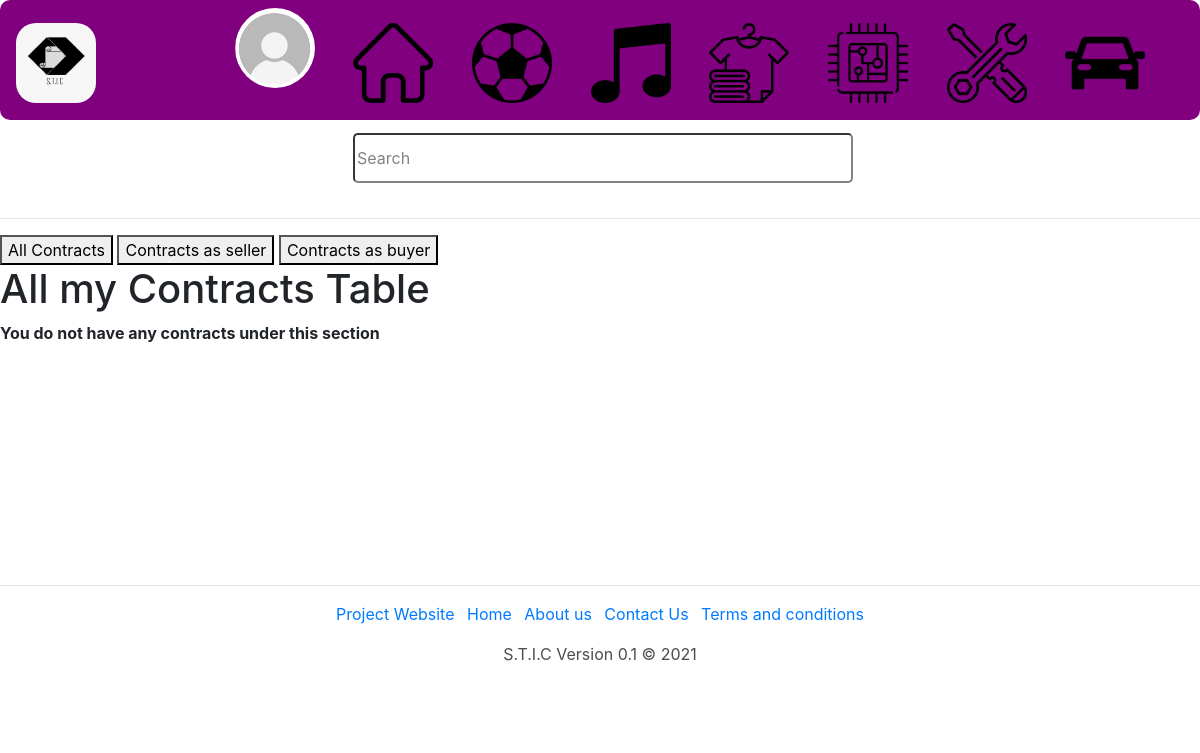
The app's page /MyContractsPage.php (signed in), older data.
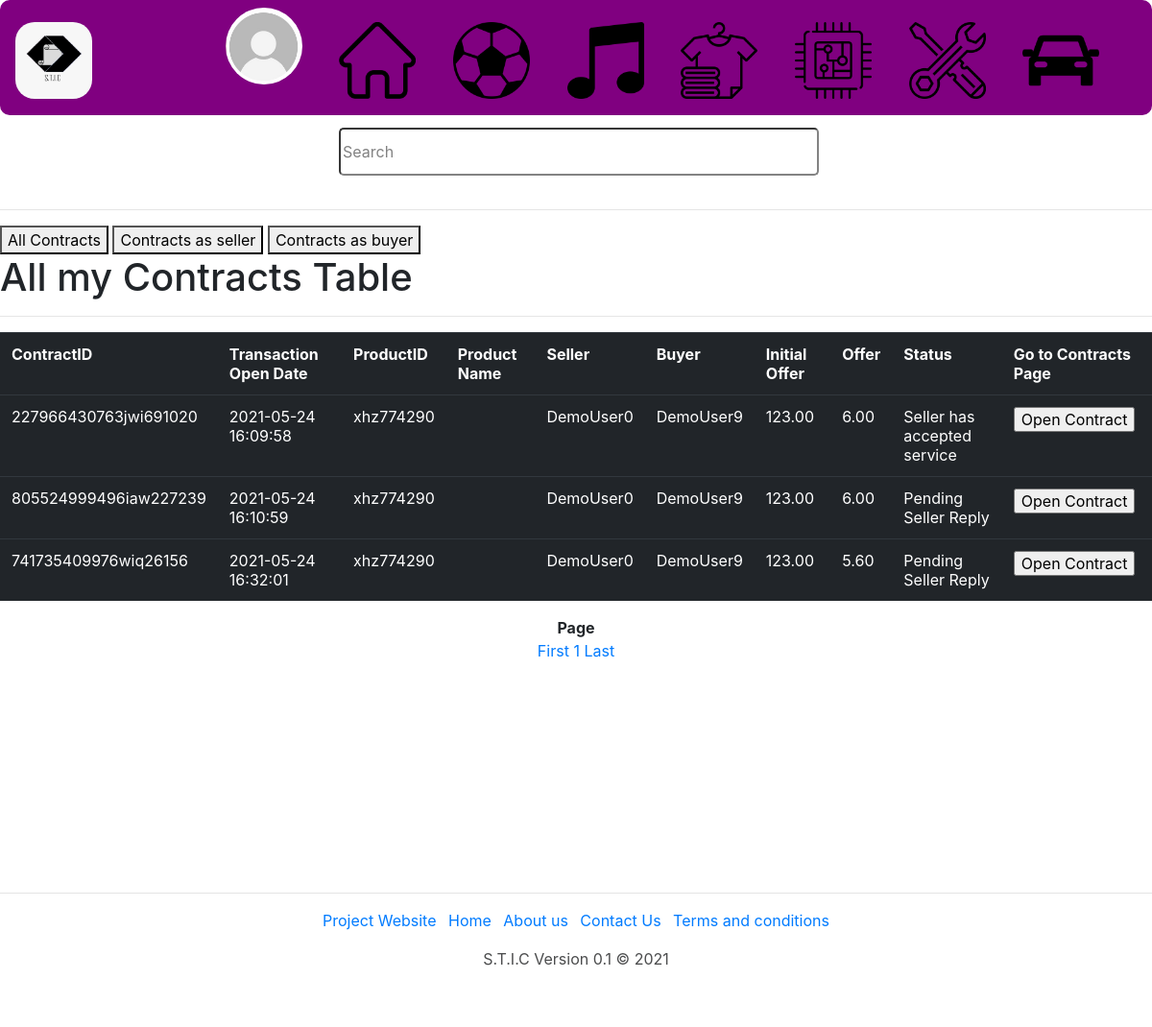
The same page, newer data.
### tables this page shows
CREATE TABLE `contracts` (
  `TransactionID` text NOT NULL DEFAULT '[]',
  `TransactionOpenDate` datetime NOT NULL DEFAULT current_timestamp(),
  `TransactionCloseDate` datetime NOT NULL,
  `ContractID` varchar(30) NOT NULL,
  `BuyerUserID` varchar(20) NOT NULL,
  `SellerUserID` varchar(20) NOT NULL,
  `ProductID` varchar(20) NOT NULL,
  `DateRequired` date NOT NULL,
  `InitialOffer` float NOT NULL,
  `NewOffer` float NOT NULL,
  `Status` text NOT NULL DEFAULT 'Pending Seller Reply',
  `Payment Mode` text NOT NULL DEFAULT 'Half-STICoins',
  `TotalAccepted` int(11) NOT NULL DEFAULT 0,
  `Transaction` text NOT NULL DEFAULT 'Negotiating',
  `Message` text NOT NULL DEFAULT '[]',
  `RatingToken` text NOT NULL DEFAULT '[]',
  `Reported` int(11) NOT NULL DEFAULT 0
);

### Users.php (called while the page is built, shortened)
<?php
class BaseUser
{
	public $UID;
	public function getUID(){
		return 	$this->UID;
	}
	public function setUID_Admin($UID){
		$sql = "SELECT * FROM users WHERE UserID='".$UID."'" ;
		$result = $this->connect()->query($sql) or die($this->connect()->error);
		while($row = $result->fetch_assoc())
		{
			$this->UID = $row["UserID"];
	}
	return true;
	}
	public function connect(){
		$servername= "localhost";
		$username = "root";
		$password = "";
		$dbname = "sticdb";
		$conn = new mysqli($servername, $username, $password, $dbname);
		return $conn;
	}
	}
class StandardUser extends BaseUser
{
	public function ListOfContracts($ContractType){
		if($ContractType=="All"){
		$sql = "SELECT * FROM contracts WHERE SellerUserID ='".$this->getUID()."' OR BuyerUserID ='".$this->getUID()."' ORDER BY TransactionOpenDate" ;
		}
		if($ContractType=="Seller"){
		$sql = "SELECT * FROM contracts WHERE SellerUserID ='".$this->getUID()."' ORDER BY TransactionOpenDate" ;
		}
		if($ContractType=="Buyer"){
		$sql = "SELECT * FROM contracts WHERE BuyerUserID ='".$this->getUID()."' ORDER BY TransactionOpenDate" ;
		}
		$result = $this->connect()->query($sql) or die($this->connect()->error);
		if ($result->num_rows == 0)
			{
				return false;
			}
		$ArrayOfContracts = array();
		while($row = $result->fetch_assoc())
		{
			array_push($ArrayOfContracts,$row['ContractID']);
		}
		return $ArrayOfContracts;
	}
}

### Contracts.php (called while the page is built, shortened)
<?php
class Contracts
{
	public function connect(){
		$servername= "localhost";
		$username = "root";
		$password = "";
		$dbname = "sticdb";
		$conn = new mysqli($servername, $username, $password, $dbname);
		return $conn;
	}
	public function InitialiseContract($ContractID)
	{
		$sql = "SELECT * FROM contracts WHERE ContractID ='".$ContractID."'" ;
		$result = $this->connect()->query($sql) or die($this->connect()->error);
		while($row = $result->fetch_assoc())
		{
			$this->TransactionOpenDate	= $row["TransactionOpenDate"];
			$this->ContractID  = $row["ContractID"];
			$this->BuyerUserID = $row["BuyerUserID"];
			$this->SellerUserID	= $row["SellerUserID"];
			$this->ProductID  = $row["ProductID"];
			$this->InitialOffer	 = $row["InitialOffer"];
			$this->NewOffer = $row["NewOffer"];
			$this->Status = $row["Status"];
	}
		return true;
	}
}
?>

### MyContractsPage.php (the view, shortened to what the changed rows need)
<?php require_once("NavBar.php");?>
<?php
echo'<div class="Allcontracts_GUI">';
$ArrayOfContracts = $_SESSION['Object']->ListOfContracts("All");
echo'<h1>All my Contracts Table</h1>';
if(!empty($ArrayOfContracts)){
echo'<hr><table id="AllContracts" class="table table-borderless table-dark">';
echo'<tr>
<th>ContractID</th>
<th>Transaction Open Date</th>
<th>ProductID</th>
<th>Product Name</th>
<th>Seller</th>
<th>Buyer</th>
<th>Initial Offer</th>
<th>Offer</th>
<th>Status</th>
<th>Go to Contracts Page</th>
';
if (!isset ($_GET['page']) ) {
	$page = 1;
} else {
	$page = $_GET['page'];
}
$Data_per_page = 5;
$number_of_page = ceil(sizeof($ArrayOfContracts)/$Data_per_page) ;
$page_num = $page;
$page_num_max = $page_num *$Data_per_page ;
$page_num_min = $page_num_max - $Data_per_page;
for($x = $page_num_min;$x<$page_num_max;$x++){
	$ContractsObj = new Contracts();
	$ProductObj = new Products();
	if (array_key_exists($x,$ArrayOfContracts)){
	$ContractsObj->InitialiseContract($ArrayOfContracts[$x]);
	$ProductObj->InitialiseProduct($ContractsObj->ProductID);
	echo'<tr><td>'.$ContractsObj->ContractID.'</td>
		<td>'.$ContractsObj->TransactionOpenDate.'</td>
		<td>'.$ContractsObj->ProductID.'</td>
		<td>'.$ProductObj->ProductName.'</td>
		<td>'.$ContractsObj->SellerUserID.'</td>
		<td>'.$ContractsObj->BuyerUserID.'</td>
		<td>'.number_format($ContractsObj->InitialOffer, 2, '.', '').'</td>
		<td>'.number_format($ContractsObj->NewOffer, 2, '.', '').'</td>
		<td>'.$ContractsObj->Status.'</td>';
		echo'
		<td><input type="button" id="'.$ContractsObj->ContractID.'" onclick="opencontract(this.id)" value="Open Contract"/></td>
		</tr>';
	}
}
echo'</table>';
echo'<div style="margin-top:10px;width:1000px;margin-left:auto;margin-right:auto;text-align:center">';
echo'<b style="bottom: 20;">Page</b></BR>';
echo '<a href = "MyContractsPage.php?page=1">First </a>';
for($page = 1; $page<=$number_of_page; $page++) {
	if($page==1){
		echo '<a href = "MyContractsPage.php?page=' . $page . '">' . $page . ' </a>';
	}
	else{
	echo '<a href = "MyContractsPage.php?page=' . $page . '">' . $page . ' </a>';
	}
}
echo '<a href = "MyContractsPage.php?page=' . $number_of_page . '">Last </a>';
echo'</div>';
}
else{
echo '<b>You do not have any contracts under this section</b>';
}
echo'</div><div class="Sellercontracts_GUI">';
echo'</div><div class="Buyercontracts_GUI">';
echo'</div>';
require_once("Footer.php");?>

### NavBar.php (shortened to what the changed rows need)
<html lang="en">
<head>
<link rel="stylesheet" href="https://maxcdn.bootstrapcdn.com/bootstrap/4.0.0/css/bootstrap.min.css">
</head>
<div class="topnavbg">
	<nav class="navbar">
<?php
require_once("Users.php");
require_once("Contracts.php");
if(isset($_SESSION['ID'])){
?>
<?php
$BaseUserOBJ = new BaseUser("check status");
$BaseUserOBJ->setUID_Admin($_SESSION["ID"]);
}
else{
	echo'<style> input[name="Nav_LogOut"]{display:none;}</style>';
}
$myfile = fopen("Categories.txt", "r") or die("Unable to open file!");
while(($line = fgets($myfile)) !== false) {
$arr = explode(":",$line);
echo'<a href="CategoryPage.php?Category='.$arr[0].'">
<img src="'.$arr[1].'" title="'.$arr[0].'"; width="80" height="80">
</a>';
}
?>
	</nav>
</div>

Row changes from the older to the newer data that the page shows:
added contracts: ContractID "227966430763jwi691020", TransactionOpenDate "2021-05-24 16:09:58", ProductID "xhz774290", SellerUserID "DemoUser0", BuyerUserID "DemoUser9", InitialOffer "123.00", NewOffer "6.00", Status "Seller has accepted service"
added contracts: ContractID "805524999496iaw227239", TransactionOpenDate "2021-05-24 16:10:59", ProductID "xhz774290", SellerUserID "DemoUser0", BuyerUserID "DemoUser9", InitialOffer "123.00", NewOffer "6.00", Status "Pending Seller Reply"
added contracts: ContractID "741735409976wiq26156", TransactionOpenDate "2021-05-24 16:32:01", ProductID "xhz774290", SellerUserID "DemoUser0", BuyerUserID "DemoUser9", InitialOffer "123.00", NewOffer "5.60", Status "Pending Seller Reply"
Text that changed along with them:
text no longer shown: "You do not have any contracts under this section"
text now shown: "ContractID Transaction Open Date ProductID Product Name Seller Buyer Initial Offer Offer Status Go to Contracts Page Page First Last"
new list line: "1"
